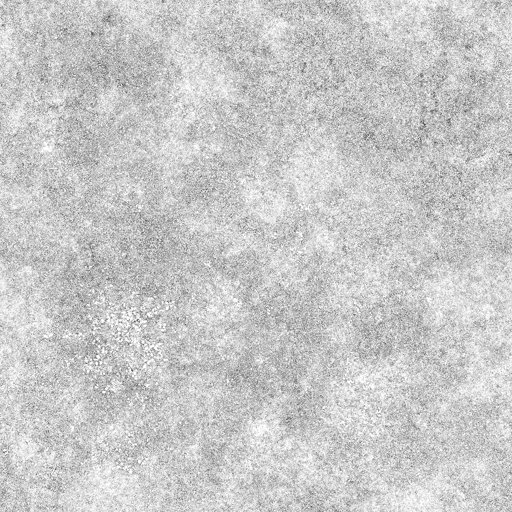
#> input picture tools/grass_src.jpg, 512 x 512 px, found by its file name
$ python make_match_tex.py
#> lines starting #> are read from the running program, lines starting #| are printed output that depends on the picture
# Builds the textures the 3D match view uses: the pitch (grass, mown stripes, markings), a crowd strip and a goal net.
#   python3 tools/make_match_tex.py     (needs tools/grass_src.jpg)
import random, math
from PIL import Image, ImageDraw, ImageEnhance
L, W, M = 105.0, 68.0, 7.0            # pitch metres and the grass margin around it
PX = 18                               # pixels per metre
tw, th = int((L + 2 * M) * PX), int((W + 2 * M) * PX)
g = Image.open("tools/grass_src.jpg").convert("RGB")
#> g is the input picture: PIL image 512x512 RGB; min 69, max 255, mean 201.1
g = ImageEnhance.Color(g).enhance(0.9)
tex = Image.new("RGB", (tw, th))
#> tex: PIL image 2142x1476 RGB; every value is 0
for x in range(0, tw, g.size[0]):
    for y in range(0, th, g.size[1]):
        tex.paste(g, (x, y))
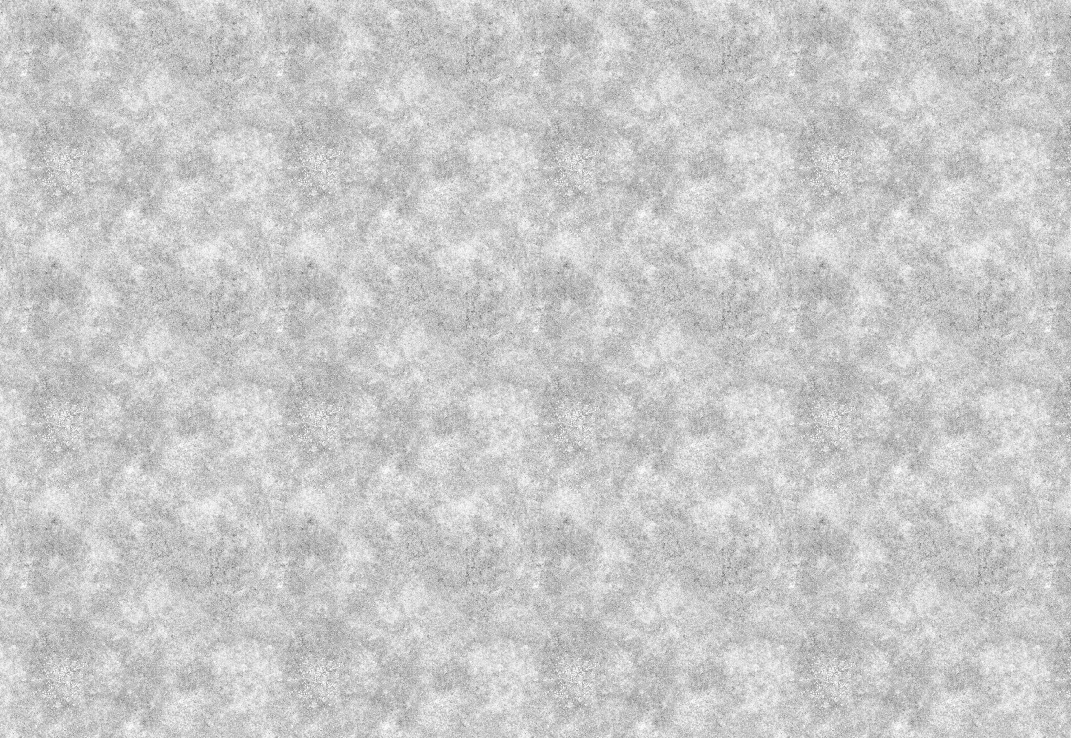
#> tex: PIL image 2142x1476 RGB (shown at 1/2 size); min 69, max 255, mean 200.8
# even out and set the base green
tex = Image.blend(tex, Image.new("RGB", (tw, th), (58, 122, 52)), 0.55)
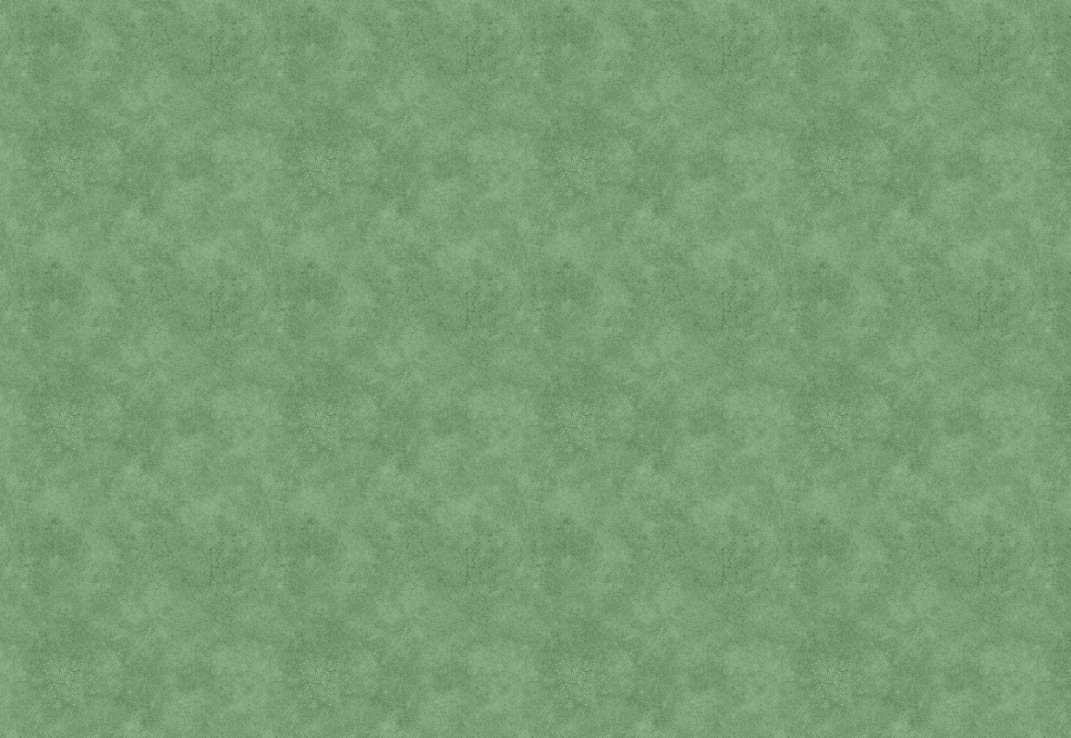
#> tex: PIL image 2142x1476 RGB (shown at 1/2 size); mean R, G, B 121.8, 157, 118.5
d = ImageDraw.Draw(tex, "RGBA")
def X(m): return int((m + M) * PX)
def Y(m): return int((m + M) * PX)
n = 14
for i in range(n):
    if i % 2 == 0:
        d.rectangle([X(L * i / n), Y(0), X(L * (i + 1) / n), Y(W)], fill=(0, 0, 0, 34))
    else:
        d.rectangle([X(L * i / n), Y(0), X(L * (i + 1) / n), Y(W)], fill=(255, 255, 255, 14))
wl = (245, 248, 245, 235)
lw = 3
def rect(x0, y0, x1, y1): d.rectangle([X(x0), Y(y0), X(x1), Y(y1)], outline=wl, width=lw)
rect(0, 0, L, W)
d.line([X(L / 2), Y(0), X(L / 2), Y(W)], fill=wl, width=lw)
r = 9.15
d.ellipse([X(L / 2 - r), Y(W / 2 - r), X(L / 2 + r), Y(W / 2 + r)], outline=wl, width=lw)
d.ellipse([X(L / 2) - 5, Y(W / 2) - 5, X(L / 2) + 5, Y(W / 2) + 5], fill=wl)
for s in (0, 1):
    gx = 0 if s == 0 else L
    sg = 1 if s == 0 else -1
    rect(min(gx, gx + sg * 16.5), W / 2 - 20.16, max(gx, gx + sg * 16.5), W / 2 + 20.16)
    rect(min(gx, gx + sg * 5.5), W / 2 - 9.16, max(gx, gx + sg * 5.5), W / 2 + 9.16)
    px = gx + sg * 11
    d.ellipse([X(px) - 4, Y(W / 2) - 4, X(px) + 4, Y(W / 2) + 4], fill=wl)
    a0 = math.degrees(math.acos(5.5 / r))
    if s == 0:
        d.arc([X(px - r), Y(W / 2 - r), X(px + r), Y(W / 2 + r)], -a0, a0, fill=wl, width=lw)
    else:
        d.arc([X(px - r), Y(W / 2 - r), X(px + r), Y(W / 2 + r)], 180 - a0, 180 + a0, fill=wl, width=lw)
for cx, cy, a in ((0, 0, 0), (L, 0, 90), (L, W, 180), (0, W, 270)):
    d.arc([X(cx - 1), Y(cy - 1), X(cx + 1), Y(cy + 1)], a, a + 90, fill=wl, width=lw)
#> this loop made 4 passes
#> (cx, cy, a) on passes 1 to 4: (0, 0, 0), (105, 0, 90), (105, 68, 180), (0, 68, 270)
tex = tex.resize((2048, int(2048 * th / tw)), Image.LANCZOS)
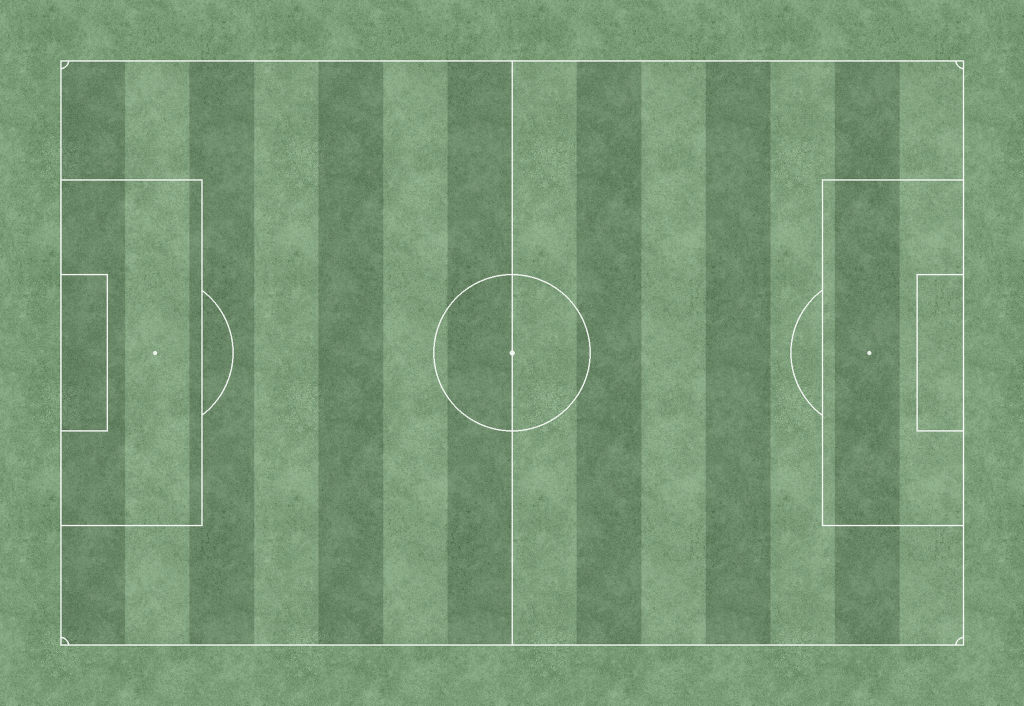
#> tex: PIL image 2048x1411 RGB (shown at 1/2 size); mean R, G, B 119.9, 152.4, 116.9
tex.save("assets/m3d/pitch.jpg", quality=88)
# crowd: rows of small heads and shoulders in mixed colours on dark seats
random.seed(4)
cw, ch = 512, 256
c = Image.new("RGB", (cw, ch), (26, 26, 34))
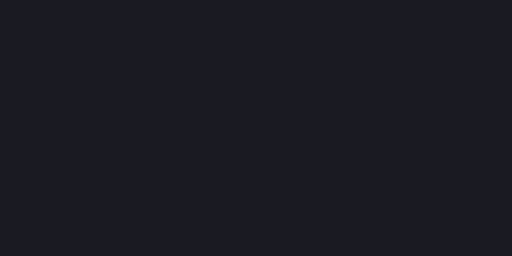
#> c: PIL image 512x256 RGB; mean R, G, B 26, 26, 34
cd = ImageDraw.Draw(c)
rows = 16
for r_ in range(rows):
    y = int(ch * (r_ + 0.5) / rows)
    cd.rectangle([0, y + 5, cw, y + 7], fill=(40, 40, 52))
    x = random.randint(0, 6)
    while x < cw:
        if random.random() < 0.9:
            shade = random.choice([(205, 205, 210), (60, 60, 70), (150, 40, 40), (40, 70, 140), (220, 190, 60), (90, 90, 100), (230, 230, 235), (120, 60, 30)])
            skin = random.choice([(224, 172, 140), (190, 140, 105), (140, 95, 70), (245, 205, 175)])
            cd.rectangle([x, y - 2, x + 6, y + 5], fill=shade)
            cd.ellipse([x + 1, y - 8, x + 5, y - 3], fill=skin)
        x += random.randint(8, 11)
c.save("assets/m3d/crowd.jpg", quality=85)
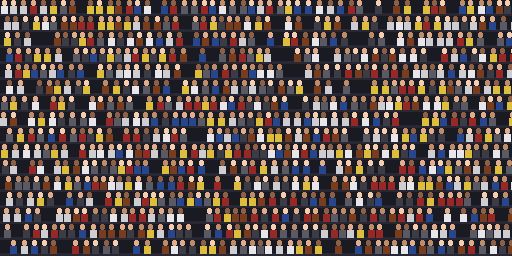
#> saved as crowd.jpg: PIL image 512x256 RGB; mean R, G, B 92.5, 77.9, 74.7
# net: a white mesh on transparent
n_ = Image.new("RGBA", (128, 128), (255, 255, 255, 18))
nd = ImageDraw.Draw(n_)
for i in range(0, 128, 12):
    nd.line([i, 0, i, 128], fill=(255, 255, 255, 190), width=1)
    nd.line([0, i, 128, i], fill=(255, 255, 255, 190), width=1)
n_.save("assets/m3d/net.png")
# soft round shadow
s = Image.new("RGBA", (64, 64), (0, 0, 0, 0))
#> s: PIL image 64x64 RGBA; every value is 0
for y in range(64):
    for x in range(64):
        dd = math.hypot(x - 31.5, y - 31.5) / 31.5
        if dd < 1:
            s.putpixel((x, y), (0, 0, 0, int(150 * (1 - dd) ** 1.3)))
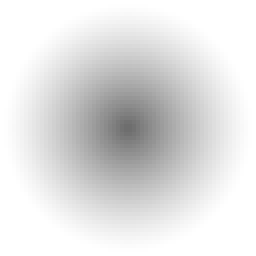
#> s: PIL image 64x64 RGBA (shown 4 times larger); mean R, G, B, A 0, 0, 0, 29.7; transparent parts drawn white
s.save("assets/m3d/shadow.png")
print("ok", tex.size)
#| ok (2048, 1411)
